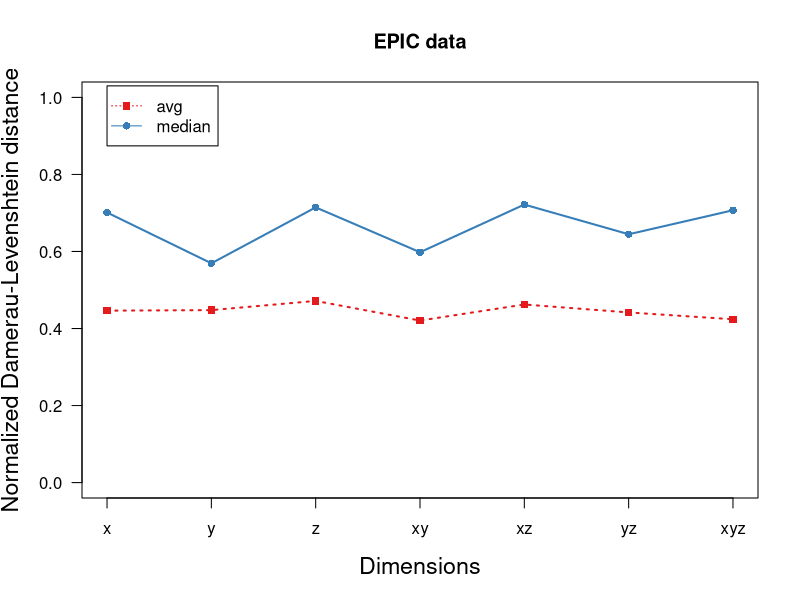

Write the R code that produced this figure.
library(RColorBrewer)

# Define data (x: videos, y: fit of model, edit distance with Damerau-Levenshtein)
xdata <- c(1,2,3,4,5,6,7)
avg <- c(0.446378670634921,0.447737202380952,0.471661656746032,0.420670386904762,0.46237683531746,0.441768204365079,
         0.424001041666667)
median <- c(0.7012,0.569283333333333,0.714483333333333,0.598,0.721833333333333,0.6447,0.707016666666667)

col = brewer.pal(n=6,name='Set1')

# Plot avg
plot(xdata, avg, type='o', col=col[1], pch=15, lty=3, ylim=c(0,1.0), lwd=2, 
     ylab='Normalized Damerau-Levenshtein distance', main="EPIC data",
     xlab='Dimensions', las=1, xaxt='n', cex.lab=1.4)
axis(side=1, at=1:7, labels=c('x','y','z','xy','xz','yz','xyz'), cex.axis=1)

# Plot median
points(xdata, median, col=col[2], pch=16)
lines(xdata, median, col=col[2], lty=1, lwd=2)

# Plot model without k
#points(xdata, c_set, col=col[3], pch=17)
#lines(xdata, c_set, col=col[3], lty=1, lwd=2)

# Plot greedy without params  
#points(xdata, no_params, col=col[4], pch=18)
#lines(xdata, no_params, col=col[4], lty=3, lwd=2)

# Plot avg/baseline
#points(xdata, avg, col='black', pch=20)
#lines(xdata, avg, col='black', lty=2, lwd=2)

# Plot model
#points(xdata, model_ck, col=col[1], pch=15)
#lines(xdata, model_ck, col=col[1], lty=3, lwd=2)


legend(1,1.03, c('avg', 'median'),col=c(col[1],col[2]),pch=c(15,16),lty=c(3,1))

# Plot legend in 3 columns
#legend_order <- matrix(1:6, ncol=3, byrow=TRUE)

#legend(1,1.03, c('avg', 'mean')[legend_order], 
#       col=c(col[1],col[2])[legend_order], 
#       pch=c(15,16)[legend_order], lty=c(3,1)[legend_order], ncol=3, cex=1.2)

